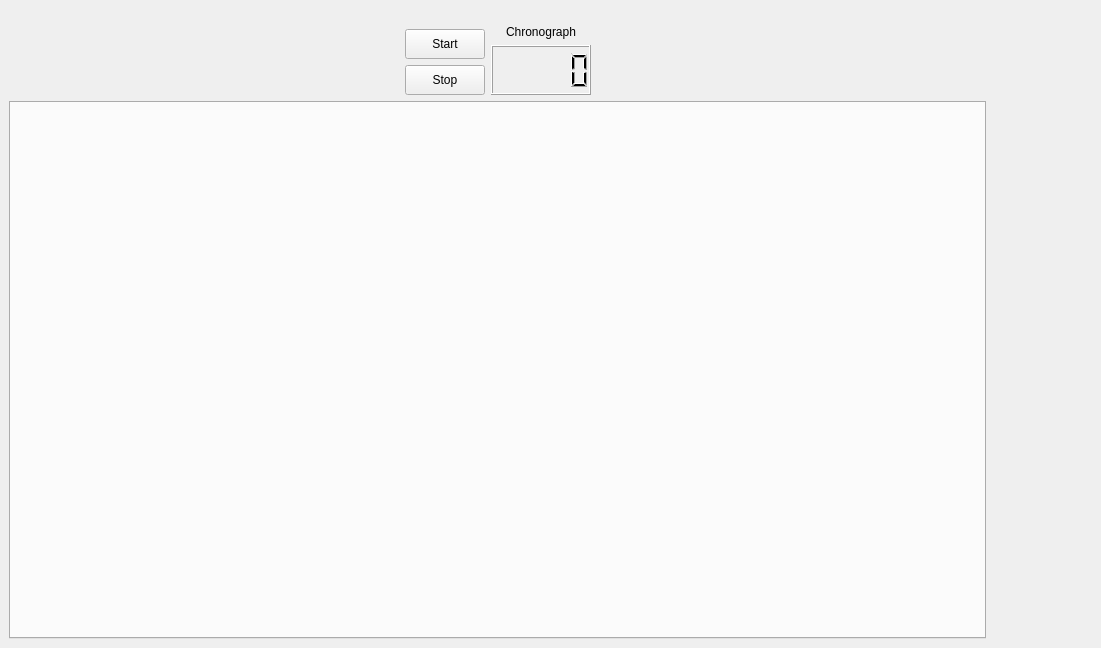
<?xml version="1.0" encoding="UTF-8"?>
<ui version="4.0">
 <class>main_window</class>
 <widget class="QMainWindow" name="main_window">
  <property name="geometry">
   <rect>
    <x>0</x>
    <y>0</y>
    <width>1101</width>
    <height>648</height>
   </rect>
  </property>
  <property name="windowTitle">
   <string>MainWindow</string>
  </property>
  <widget class="QWidget" name="central_widget">
   <layout class="QGridLayout" name="gridLayout">
    <item row="0" column="0">
     <layout class="QHBoxLayout" name="main_layout" stretch="1,0">
      <item>
       <layout class="QVBoxLayout" name="left_v_layout" stretch="0,1">
        <item>
         <widget class="QSplitter" name="splitter">
          <property name="orientation">
           <enum>Qt::Vertical</enum>
          </property>
          <widget class="QWidget" name="layoutWidget">
           <layout class="QHBoxLayout" name="horizontalLayout">
            <item>
             <spacer name="horizontalSpacer">
              <property name="orientation">
               <enum>Qt::Horizontal</enum>
              </property>
              <property name="sizeHint" stdset="0">
               <size>
                <width>40</width>
                <height>20</height>
               </size>
              </property>
             </spacer>
            </item>
            <item>
             <layout class="QVBoxLayout" name="verticalLayout_2">
              <item>
               <spacer name="verticalSpacer_3">
                <property name="orientation">
                 <enum>Qt::Vertical</enum>
                </property>
                <property name="sizeType">
                 <enum>QSizePolicy::Fixed</enum>
                </property>
                <property name="sizeHint" stdset="0">
                 <size>
                  <width>20</width>
                  <height>20</height>
                 </size>
                </property>
               </spacer>
              </item>
              <item>
               <widget class="QPushButton" name="start_btn">
                <property name="minimumSize">
                 <size>
                  <width>0</width>
                  <height>30</height>
                 </size>
                </property>
                <property name="maximumSize">
                 <size>
                  <width>16777215</width>
                  <height>30</height>
                 </size>
                </property>
                <property name="text">
                 <string>Start</string>
                </property>
               </widget>
              </item>
              <item>
               <widget class="QPushButton" name="stop_btn">
                <property name="minimumSize">
                 <size>
                  <width>0</width>
                  <height>30</height>
                 </size>
                </property>
                <property name="maximumSize">
                 <size>
                  <width>16777215</width>
                  <height>30</height>
                 </size>
                </property>
                <property name="text">
                 <string>Stop</string>
                </property>
               </widget>
              </item>
             </layout>
            </item>
            <item>
             <layout class="QVBoxLayout" name="verticalLayout">
              <item>
               <widget class="QLabel" name="chrono_label">
                <property name="sizePolicy">
                 <sizepolicy hsizetype="Preferred" vsizetype="Fixed">
                  <horstretch>0</horstretch>
                  <verstretch>0</verstretch>
                 </sizepolicy>
                </property>
                <property name="minimumSize">
                 <size>
                  <width>100</width>
                  <height>30</height>
                 </size>
                </property>
                <property name="maximumSize">
                 <size>
                  <width>100</width>
                  <height>30</height>
                 </size>
                </property>
                <property name="cursor">
                 <cursorShape>ArrowCursor</cursorShape>
                </property>
                <property name="text">
                 <string>Chronograph</string>
                </property>
                <property name="textFormat">
                 <enum>Qt::AutoText</enum>
                </property>
                <property name="alignment">
                 <set>Qt::AlignBottom|Qt::AlignHCenter</set>
                </property>
                <property name="indent">
                 <number>0</number>
                </property>
               </widget>
              </item>
              <item>
               <widget class="QLCDNumber" name="chrono_lcd">
                <property name="minimumSize">
                 <size>
                  <width>0</width>
                  <height>50</height>
                 </size>
                </property>
                <property name="maximumSize">
                 <size>
                  <width>16777215</width>
                  <height>50</height>
                 </size>
                </property>
               </widget>
              </item>
             </layout>
            </item>
            <item>
             <spacer name="horizontalSpacer_2">
              <property name="orientation">
               <enum>Qt::Horizontal</enum>
              </property>
              <property name="sizeHint" stdset="0">
               <size>
                <width>40</width>
                <height>20</height>
               </size>
              </property>
             </spacer>
            </item>
           </layout>
          </widget>
         </widget>
        </item>
        <item>
         <widget class="QTabWidget" name="tab_widget">
          <property name="currentIndex">
           <number>-1</number>
          </property>
         </widget>
        </item>
       </layout>
      </item>
      <item>
       <layout class="QVBoxLayout" name="right_v_layout" stretch="0,0">
        <item>
         <widget class="QWidget" name="painting_widget" native="true">
          <property name="sizePolicy">
           <sizepolicy hsizetype="Maximum" vsizetype="Maximum">
            <horstretch>0</horstretch>
            <verstretch>0</verstretch>
           </sizepolicy>
          </property>
          <property name="minimumSize">
           <size>
            <width>100</width>
            <height>100</height>
           </size>
          </property>
          <property name="maximumSize">
           <size>
            <width>799</width>
            <height>800</height>
           </size>
          </property>
          <property name="baseSize">
           <size>
            <width>300</width>
            <height>300</height>
           </size>
          </property>
          <layout class="QGridLayout" name="painting_layout"/>
         </widget>
        </item>
        <item>
         <spacer name="verticalSpacer_4">
          <property name="orientation">
           <enum>Qt::Vertical</enum>
          </property>
          <property name="sizeHint" stdset="0">
           <size>
            <width>20</width>
            <height>40</height>
           </size>
          </property>
         </spacer>
        </item>
       </layout>
      </item>
     </layout>
    </item>
   </layout>
   <zorder>tabWidget</zorder>
   <zorder>verticalLayoutWidget</zorder>
   <zorder>verticalLayoutWidget_2</zorder>
   <zorder>tabWidget</zorder>
  </widget>
  <action name="close_menu_item">
   <property name="text">
    <string>Fermer</string>
   </property>
  </action>
 </widget>
 <resources/>
 <connections/>
</ui>
